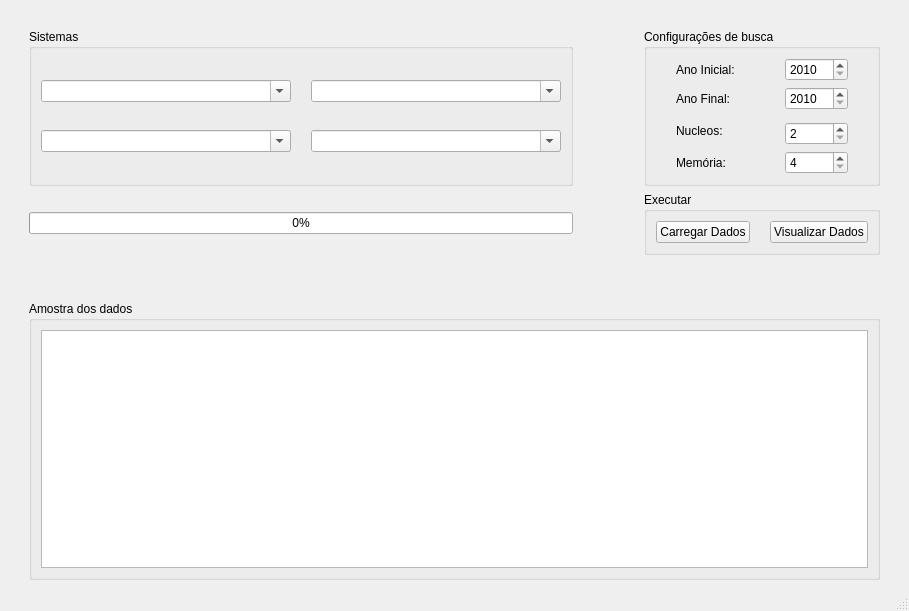
<?xml version="1.0" encoding="UTF-8"?>
<ui version="4.0">
 <class>MainWindow</class>
 <widget class="QMainWindow" name="MainWindow">
  <property name="geometry">
   <rect>
    <x>0</x>
    <y>0</y>
    <width>909</width>
    <height>611</height>
   </rect>
  </property>
  <property name="windowTitle">
   <string>Download</string>
  </property>
  <property name="windowIcon">
   <iconset>
    <normaloff>../imgs/download.png</normaloff>../imgs/download.png</iconset>
  </property>
  <widget class="QWidget" name="centralwidget">
   <layout class="QGridLayout" name="gridLayout_4">
    <item row="2" column="1">
     <widget class="QProgressBar" name="progressBar">
      <property name="value">
       <number>0</number>
      </property>
     </widget>
    </item>
    <item row="2" column="5">
     <widget class="QGroupBox" name="groupBox_3">
      <property name="title">
       <string>Executar</string>
      </property>
      <layout class="QGridLayout" name="gridLayout_3">
       <item row="0" column="0">
        <widget class="QPushButton" name="load_data">
         <property name="text">
          <string>Carregar Dados</string>
         </property>
        </widget>
       </item>
       <item row="0" column="1">
        <spacer name="horizontalSpacer_3">
         <property name="orientation">
          <enum>Qt::Horizontal</enum>
         </property>
         <property name="sizeType">
          <enum>QSizePolicy::Preferred</enum>
         </property>
         <property name="sizeHint" stdset="0">
          <size>
           <width>40</width>
           <height>20</height>
          </size>
         </property>
        </spacer>
       </item>
       <item row="0" column="2">
        <widget class="QPushButton" name="view_data">
         <property name="text">
          <string>Visualizar Dados</string>
         </property>
        </widget>
       </item>
      </layout>
     </widget>
    </item>
    <item row="4" column="1" colspan="5">
     <widget class="QGroupBox" name="groupBox_4">
      <property name="title">
       <string>Amostra dos dados</string>
      </property>
      <layout class="QGridLayout" name="gridLayout_5">
       <item row="0" column="0">
        <widget class="QTableWidget" name="sample">
         <property name="rowCount">
          <number>0</number>
         </property>
         <property name="columnCount">
          <number>0</number>
         </property>
        </widget>
       </item>
      </layout>
     </widget>
    </item>
    <item row="1" column="4">
     <spacer name="horizontalSpacer">
      <property name="orientation">
       <enum>Qt::Horizontal</enum>
      </property>
      <property name="sizeType">
       <enum>QSizePolicy::Preferred</enum>
      </property>
      <property name="sizeHint" stdset="0">
       <size>
        <width>40</width>
        <height>20</height>
       </size>
      </property>
     </spacer>
    </item>
    <item row="1" column="2">
     <spacer name="horizontalSpacer_4">
      <property name="orientation">
       <enum>Qt::Horizontal</enum>
      </property>
      <property name="sizeType">
       <enum>QSizePolicy::Preferred</enum>
      </property>
      <property name="sizeHint" stdset="0">
       <size>
        <width>40</width>
        <height>20</height>
       </size>
      </property>
     </spacer>
    </item>
    <item row="1" column="1">
     <widget class="QGroupBox" name="groupBox">
      <property name="title">
       <string>Sistemas</string>
      </property>
      <layout class="QGridLayout" name="gridLayout">
       <item row="1" column="0">
        <widget class="QComboBox" name="base">
         <property name="minimumSize">
          <size>
           <width>250</width>
           <height>0</height>
          </size>
         </property>
         <property name="maximumSize">
          <size>
           <width>300</width>
           <height>16777215</height>
          </size>
         </property>
         <property name="editable">
          <bool>true</bool>
         </property>
        </widget>
       </item>
       <item row="1" column="2">
        <widget class="QComboBox" name="locale_">
         <property name="minimumSize">
          <size>
           <width>250</width>
           <height>0</height>
          </size>
         </property>
         <property name="maximumSize">
          <size>
           <width>300</width>
           <height>16777215</height>
          </size>
         </property>
         <property name="editable">
          <bool>true</bool>
         </property>
        </widget>
       </item>
       <item row="0" column="1">
        <spacer name="horizontalSpacer_2">
         <property name="orientation">
          <enum>Qt::Horizontal</enum>
         </property>
         <property name="sizeType">
          <enum>QSizePolicy::Preferred</enum>
         </property>
         <property name="sizeHint" stdset="0">
          <size>
           <width>40</width>
           <height>20</height>
          </size>
         </property>
        </spacer>
       </item>
       <item row="0" column="2">
        <widget class="QComboBox" name="locale">
         <property name="minimumSize">
          <size>
           <width>250</width>
           <height>0</height>
          </size>
         </property>
         <property name="maximumSize">
          <size>
           <width>300</width>
           <height>16777215</height>
          </size>
         </property>
         <property name="editable">
          <bool>true</bool>
         </property>
        </widget>
       </item>
       <item row="0" column="0">
        <widget class="QComboBox" name="database">
         <property name="minimumSize">
          <size>
           <width>250</width>
           <height>0</height>
          </size>
         </property>
         <property name="maximumSize">
          <size>
           <width>300</width>
           <height>16777215</height>
          </size>
         </property>
         <property name="editable">
          <bool>true</bool>
         </property>
        </widget>
       </item>
      </layout>
     </widget>
    </item>
    <item row="0" column="2">
     <spacer name="verticalSpacer_2">
      <property name="orientation">
       <enum>Qt::Vertical</enum>
      </property>
      <property name="sizeType">
       <enum>QSizePolicy::Fixed</enum>
      </property>
      <property name="sizeHint" stdset="0">
       <size>
        <width>20</width>
        <height>20</height>
       </size>
      </property>
     </spacer>
    </item>
    <item row="3" column="1">
     <spacer name="verticalSpacer">
      <property name="orientation">
       <enum>Qt::Vertical</enum>
      </property>
      <property name="sizeType">
       <enum>QSizePolicy::Preferred</enum>
      </property>
      <property name="sizeHint" stdset="0">
       <size>
        <width>20</width>
        <height>40</height>
       </size>
      </property>
     </spacer>
    </item>
    <item row="1" column="3">
     <spacer name="horizontalSpacer_5">
      <property name="orientation">
       <enum>Qt::Horizontal</enum>
      </property>
      <property name="sizeType">
       <enum>QSizePolicy::Preferred</enum>
      </property>
      <property name="sizeHint" stdset="0">
       <size>
        <width>40</width>
        <height>20</height>
       </size>
      </property>
     </spacer>
    </item>
    <item row="1" column="0">
     <spacer name="horizontalSpacer_6">
      <property name="orientation">
       <enum>Qt::Horizontal</enum>
      </property>
      <property name="sizeType">
       <enum>QSizePolicy::Fixed</enum>
      </property>
      <property name="sizeHint" stdset="0">
       <size>
        <width>20</width>
        <height>20</height>
       </size>
      </property>
     </spacer>
    </item>
    <item row="1" column="5">
     <widget class="QGroupBox" name="groupBox_2">
      <property name="title">
       <string>Configurações de busca</string>
      </property>
      <layout class="QGridLayout" name="gridLayout_2">
       <item row="5" column="3">
        <widget class="QSpinBox" name="memory">
         <property name="minimum">
          <number>4</number>
         </property>
        </widget>
       </item>
       <item row="2" column="1" rowspan="2">
        <widget class="QLabel" name="label_3">
         <property name="text">
          <string>Nucleos:</string>
         </property>
        </widget>
       </item>
       <item row="0" column="3">
        <widget class="QSpinBox" name="year">
         <property name="maximumSize">
          <size>
           <width>80</width>
           <height>16777215</height>
          </size>
         </property>
         <property name="minimum">
          <number>2010</number>
         </property>
         <property name="maximum">
          <number>2019</number>
         </property>
        </widget>
       </item>
       <item row="0" column="2">
        <spacer name="horizontalSpacer_9">
         <property name="orientation">
          <enum>Qt::Horizontal</enum>
         </property>
         <property name="sizeType">
          <enum>QSizePolicy::Preferred</enum>
         </property>
         <property name="sizeHint" stdset="0">
          <size>
           <width>40</width>
           <height>20</height>
          </size>
         </property>
        </spacer>
       </item>
       <item row="5" column="1">
        <widget class="QLabel" name="label_4">
         <property name="text">
          <string>Memória:</string>
         </property>
        </widget>
       </item>
       <item row="1" column="1">
        <widget class="QLabel" name="label_2">
         <property name="text">
          <string>Ano Final:</string>
         </property>
        </widget>
       </item>
       <item row="0" column="4">
        <spacer name="horizontalSpacer_8">
         <property name="orientation">
          <enum>Qt::Horizontal</enum>
         </property>
         <property name="sizeType">
          <enum>QSizePolicy::Fixed</enum>
         </property>
         <property name="sizeHint" stdset="0">
          <size>
           <width>20</width>
           <height>20</height>
          </size>
         </property>
        </spacer>
       </item>
       <item row="1" column="3">
        <widget class="QSpinBox" name="year_">
         <property name="minimum">
          <number>2010</number>
         </property>
         <property name="maximum">
          <number>2019</number>
         </property>
        </widget>
       </item>
       <item row="3" column="3">
        <widget class="QSpinBox" name="cores">
         <property name="minimum">
          <number>2</number>
         </property>
        </widget>
       </item>
       <item row="0" column="1">
        <widget class="QLabel" name="label">
         <property name="text">
          <string>Ano Inicial:</string>
         </property>
        </widget>
       </item>
       <item row="0" column="0">
        <spacer name="horizontalSpacer_10">
         <property name="orientation">
          <enum>Qt::Horizontal</enum>
         </property>
         <property name="sizeType">
          <enum>QSizePolicy::Fixed</enum>
         </property>
         <property name="sizeHint" stdset="0">
          <size>
           <width>20</width>
           <height>20</height>
          </size>
         </property>
        </spacer>
       </item>
      </layout>
     </widget>
    </item>
    <item row="1" column="6">
     <spacer name="horizontalSpacer_7">
      <property name="orientation">
       <enum>Qt::Horizontal</enum>
      </property>
      <property name="sizeType">
       <enum>QSizePolicy::Fixed</enum>
      </property>
      <property name="sizeHint" stdset="0">
       <size>
        <width>20</width>
        <height>20</height>
       </size>
      </property>
     </spacer>
    </item>
   </layout>
  </widget>
  <widget class="QStatusBar" name="statusbar"/>
 </widget>
 <tabstops>
  <tabstop>database</tabstop>
  <tabstop>base</tabstop>
  <tabstop>locale</tabstop>
  <tabstop>locale_</tabstop>
  <tabstop>year</tabstop>
  <tabstop>year_</tabstop>
  <tabstop>cores</tabstop>
  <tabstop>memory</tabstop>
  <tabstop>load_data</tabstop>
  <tabstop>view_data</tabstop>
  <tabstop>sample</tabstop>
 </tabstops>
 <resources/>
 <connections/>
</ui>
